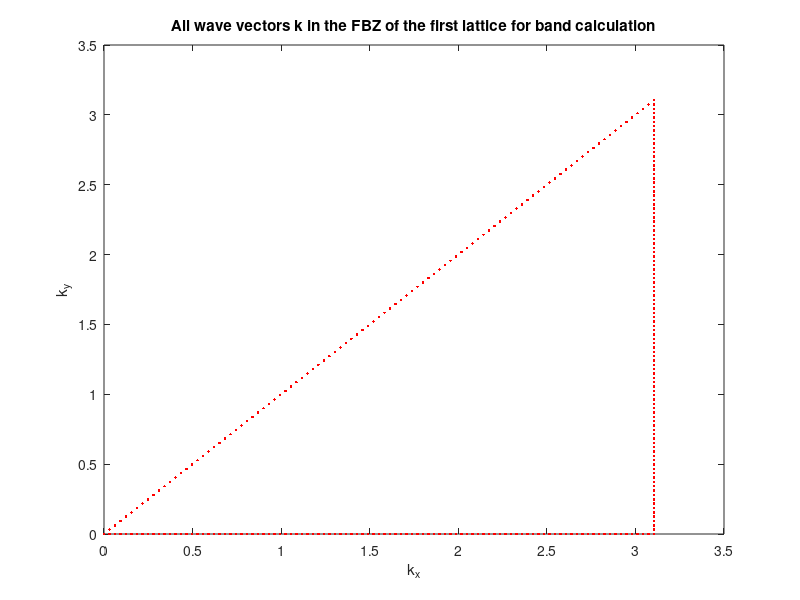

Write the MATLAB code that produced this figure. (Note: this script raises an error after producing the figure.)
%% program to calculate the band structure of 2D moire photonic crystal
% use coupling and energy cut-off

% Author: Wenfei Guo, Huazhong University of Science and Technology
% Date: 06/24/2024

tic
close all
clear
clc
diary 'log.txt'
diary on

%% parameter definition
theta = 45; % twist angle between layers in degree
theta = (theta / 180) * pi;
a = 1.0119; % lattice constant
R = 0.148; % radius of nanodisks
f = pi * (R ^ 2) / (a ^ 2); % filling fraction
i = sqrt(-1);
a1 = 2 * pi / a; % reciprocal vectors of the first layer
a2 = (2 * pi / a) * i;
b1 = (2 * pi / a) * cos(theta) + 1j * (2 * pi / a) * sin(theta); % reciprocal vectors of the second layer
b2 =- (2 * pi / a) * sin(theta) + 1j * (2 * pi / a) * cos(theta);

nc = 2; % threshold of coupling cut-off
ne = 1; % threshold to determine whether q is at the edge of the coupling cut-off in k space
qc_g1 = 2.1; % threshold of energy cut-off
qc = qc_g1 * abs(a1 + a2);
edge_state_crit = 1 / exp(1); % threshold to determine whether a state is a momentum edge state
num_band = 600; % number of calculated bands

eps_rad = 2; % permittivity of nanodisks
eps_bg = 1; % permittivity of the background material
A = 1 / eps_rad - 1 / eps_bg;
B = 1 / eps_bg;
C = 1 / eps_rad - 1 / eps_bg;

%% generate the k points for band calculation
delta_k = 0.01; % step to sweep the FBZ
k1 = a1 * 0.5 .* (0:delta_k:1); % Γ to X
k2 = a1 * 0.5 + a2 * 0.5 .* (delta_k:delta_k:1); % X to M
k3 = (a1 * 0.5 + a2 * 0.5) .* (1 - delta_k:-delta_k:delta_k); % M to Γ
k0 = [k1, k2, k3];
fig_k = figure; % visualize the wave vectors k
plot(real(k0), imag(k0), '.', 'linewidth', 1, 'color', 'red')
xlabel('k_x')
ylabel('k_y')
title('All wave vectors k in the FBZ of the first lattice for band calculation')
res = 600;
filename = 'fig_k';
print(fig_k, '-dpng', ['-r' num2str(res)], filename);

%% diagonalization of Hamiltonian
bar = waitbar(0, 'Computation started');

for ii = 1:length(k0)
    str = ['Computing...', num2str(100 * roundn(ii / length(k0), -4)), '%'];
    wtbar = waitbar(ii / length(k0), bar, str);

    % For each k, a Hamiltonian is constructed and diagonalized to calculate the eigenfrequency and eigenmode
    k = k0(ii);
    q = [];
    G2 = [];
    G1 = [];

    % the flag to show whether q is at the edge of the coupling cut-off in k space
    is_edge_q = [];

    % generate all the n1 and n2 which satisfy coupling cut-off
    n1_n2 = [];

    for x = -nc:1:nc

        for y = -nc:1:nc
            n1_n2 = [n1_n2, [x, y]'];
        end

    end

    % generate all the coupled wave vectors q for each initial k
    count = 1;

    for jj = 1:length(n1_n2(1, :))
        n1 = n1_n2(1, jj);
        n2 = n1_n2(2, jj);
        G2 = [G2, n1 * b1 + n2 * b2];

        % generate all the m1 and m2 which satisfy energy cut-off
        m1_m2 = [];

        for x = -floor(5 * qc_g1):1:floor(5 * qc_g1)

            for y = -floor(5 * qc_g1):1:floor(5 * qc_g1)
                temp = k + x * a1 + y * a2 + n1 * b1 + n2 * b2;

                if abs(temp) <= qc
                    m1_m2 = [m1_m2, [x, y]'];
                end

            end

        end

        q_each_n_temp = [];

        for kk = 1:length(m1_m2(1, :))
            m1 = m1_m2(1, kk);
            m2 = m1_m2(2, kk);
            G1 = [G1, m1 * a1 + m2 * a2];
            q_each_n_temp = [q_each_n_temp, k + m1 * a1 + m2 * a2 + n1 * b1 + n2 * b2];
            q = [q, k + m1 * a1 + m2 * a2 + n1 * b1 + n2 * b2];

            % Determine whether q is at the edge of the coupling cut-off in k space
            if (abs(n1 - nc) < ne) || (abs(n1 + nc) < ne) || (abs(n2 - nc) < ne) || (abs(n2 + nc) < ne)
                is_edge_q = [is_edge_q, true];
            else
                is_edge_q = [is_edge_q, false];
            end

        end

        q_each_n.q = q_each_n_temp;
        q_each_n.n = [n1, n2];
        q_each_n.k = k;
        q_n_k(count, ii) = q_each_n;
        count = count + 1;

    end

    is_edge_q = logical(is_edge_q);
    H = zeros(length(q), length(q));

    flag3 = [];
    flag4 = [];

    % construct the Hamiltonian H based on the central equation
    for x = 1:length(q)

        for y = x:length(q)

            if x == y
                H(x, y) = (B + A * S_fft(0, f, R) + C * S_fft(0, f, R)) * abs(q(x)) ^ 2;
            else
                k3 = min(abs(G1 - (q(x) - q(y))));

                if k3 < 1e-10
                    H(x, y) = A * S_fft(q(x) - q(y), f, R) * abs(q(x)) * abs(q(y));
                    H(y, x) = H(x, y);
                    flag3 = [flag3, true];
                else

                    k4 = min(abs(G2 - (q(x) - q(y))));

                    if k4 < 1e-10
                        H(x, y) = C * S_fft(q(x) - q(y), f, R) * abs(q(x)) * abs(q(y));
                        H(y, x) = H(x, y);
                        flag4 = [flag4, true];
                    end

                end

            end

        end

    end

    % Visualize the Hamiltonian at k=0 and all coupled wave vectors q
    if k == 0
        H0 = H;
        q0 = q;

        fig_hami = figure;
        imagesc(H0);
        xlabel('column')
        ylabel('row')
        colorbar;
        title('The constructed Hamiltonian at wave vector k=0')
        res = 600;
        filename = 'fig_hami';
        print(fig_hami, '-dpng', ['-r' num2str(res)], filename);

        fig_coupled_q = figure;
        plot(real(q0), imag(q0), 'o', 'linewidth', 1, 'color', 'red')
        xlabel('k_x')
        ylabel('k_y')
        title('All coupled wave vectors q at k=0')
        res = 600;
        filename = 'fig_coupled_q';
        print(fig_coupled_q, '-dpng', ['-r' num2str(res)], filename);
    end

    [V, D] = eig(H); % Diagonalize the Hamiltonian H

    eigen_val = diag(D);
    index_to_delete = find(eigen_val < 0);
    V(:, index_to_delete) = [];
    eigen_val(index_to_delete) = [];

    % Determine whether an eigenstate is a momentum edge state
    is_edge_state = [];

    for jj = 1:length(V(1, :))
        state = V(:, jj);

        if sum((abs(state(is_edge_q))) .^ 2) >= edge_state_crit
            is_edge_state = [is_edge_state, true];
        else
            is_edge_state = [is_edge_state, false];
        end

    end

    % Take >num_band< bands and eigenmodes
    V = V(:, 1:num_band);
    eigen_val = eigen_val(1:num_band);
    is_edge_state = is_edge_state(1:num_band);
    is_edge_state = logical(is_edge_state);
    not_edge_state = ~is_edge_state;

    freq_k.edge = sqrt(eigen_val(is_edge_state)) .* a ./ (2 * pi);
    freq_k.real = sqrt(eigen_val(not_edge_state)) .* a ./ (2 * pi);
    freq_k.k = k;
    freq(ii) = freq_k;
    eigenmode_k.edge = V(:, is_edge_state);
    eigenmode_k.real = V(:, not_edge_state);
    eigenmode_k.k = k;
    eigenmode(ii) = eigenmode_k;
    q_current_k.q = q;
    q_current_k.k = k;
    q_k(ii) = q_current_k;
    fprintf('calculation of k=%f+%fi is finished\n', real(k), imag(k));

end

close(wtbar);

%% plot the band structure
tmpx = 1:length(k0);
fig_2D_Moire_band = figure;
plot(tmpx(1), freq(1).real, '.', 'linewidth', 1, 'color', 'red')
hold on

for ii = 2:length(k0)
    plot(tmpx(ii), freq(ii).real, '.', 'linewidth', 1, 'color', 'red')
end

% plot the edge state band
% plot(tmpx(1), freq(1).edge, '.', 'linewidth', 1, 'color', 'black')
%
% for ii = 2:length(k0)
%     plot(tmpx(ii), freq(ii).edge, '.', 'linewidth', 1, 'color', 'black')
% end

hold off
title('Band structure of 2D Moire photonic crystal')
xlabel('wave vector')
ylabel('freq')
grid on

% save the results
clear('fig_k');
clear('fig_hami');
clear('fig_coupled_q');
clear('fig_2D_Moire_band');
save('phc_2D_moire_data.mat');
toc
diary off
